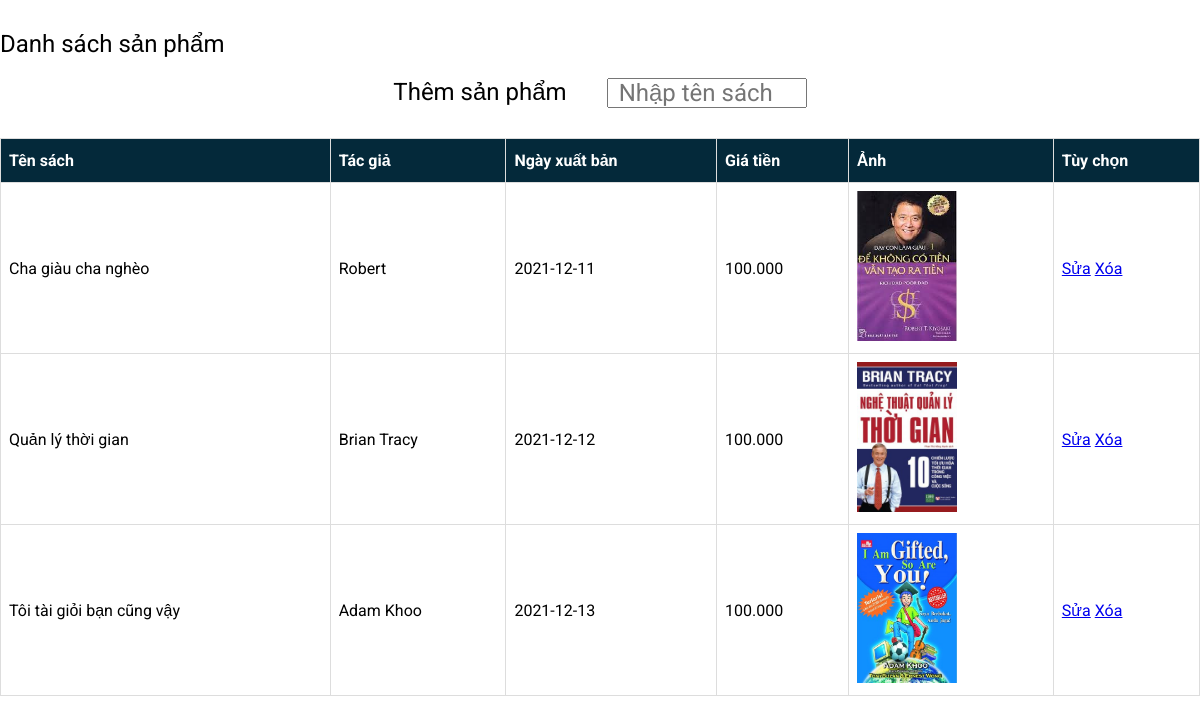
Page /html/crud_sach/danhsachsach.php (signed in) on the committed database.
### tables this page shows
CREATE TABLE `sach` (
  `sach_id` varchar(255) NOT NULL,
  `ten` varchar(255) NOT NULL,
  `tacgia` varchar(255) NOT NULL,
  `ngayxuatban` date NOT NULL,
  `sotrang` varchar(5) NOT NULL,
  `gioithieu` varchar(255) NOT NULL,
  `giatien` double(12,3) NOT NULL,
  `trangthai` int(2) NOT NULL,
  `anh` varchar(255) NOT NULL
);

### html/crud_sach/danhsachsach.php (the view, shortened to what this page needs)
<?php
include '../connectDB.php';
include 'header.php';
?>
<!DOCTYPE html>
<html lang="en">
<head>
	<link rel="stylesheet" href="style.css">
</head>
<body>
	<div class="content">
		<table class="table__styled">
			<tr class="row row1">
				<th class="col col__row1">Tên sách</th>
				<th class="col col__row1">Tác giả</th>
				<th class="col col__row1">Ngày xuất bản</th>
				<th class="col col__row1">Giá tiền</th>
				<th class="col col__row1">Ảnh</th>
				<th class="col col__row1">Tùy chọn</th>
			</tr>
			<?php
				$searchName = "";
				$searchSQL = "";
				if(empty($searchName)) {
					$searchSQL = "SELECT * FROM sach";
				} else {
					$searchSQL = "SELECT * FROM sach WHERE ten LIKE '%$searchName%'";
				}
				$stmt = $conn->prepare($searchSQL);
				$stmt->execute();
				$sachs = $stmt->fetchAll(PDO::FETCH_ASSOC);
					foreach ($sachs as  $value) {
			?>
			<tr class="row">
				<td class="col"><?php echo $value['ten']?></td>
				<td class="col"><?php echo $value['tacgia']?></td>
				<td class="col"><?php echo $value['ngayxuatban']?></td>
				<td class="col"><?php echo $value['giatien']?></td>
				<td class="col">
					<img class="anhsach" src="<?php echo '../uploads/'.$value['anh']?>" alt="ảnh">
				</td>
				<td class="col">
					<span><a href="sua.php<?php echo '?id='.$value['sach_id'];?>">Sửa</a></span>
					<span><a href="xoa.php<?php echo '?id='.$value['sach_id'];?>">Xóa</a></span>
				</td>
			</tr>
			<?php }?>
		</table>
	</div>
</body>
</html>

### html/crud_sach/style.css (style rules this page uses)
* { padding: 0; margin: 0; box-sizing: border-box; font-family: 'Roboto', sans-serif; }
.content { margin-top: 40px; }
.table__styled { border-collapse: collapse; width: 100%; }
.col { border: 1px solid #ddd; padding: 8px; }
.col__row1 { padding-top: 12px; padding-bottom: 12px; text-align: left; background-color: #04293A; color: white; }
.anhsach { width: 100px; height: 150px; }

### rows in the picture
sach: ten "Cha giàu cha nghèo", tacgia "Robert", ngayxuatban "2021-12-11", giatien "100.000", anh (picture)
sach: ten "Quản lý thời gian", tacgia "Brian Tracy", ngayxuatban "2021-12-12", giatien "100.000", anh (picture)
sach: ten "Tôi tài giỏi bạn cũng vậy", tacgia "Adam Khoo", ngayxuatban "2021-12-13", giatien "100.000", anh (picture)
